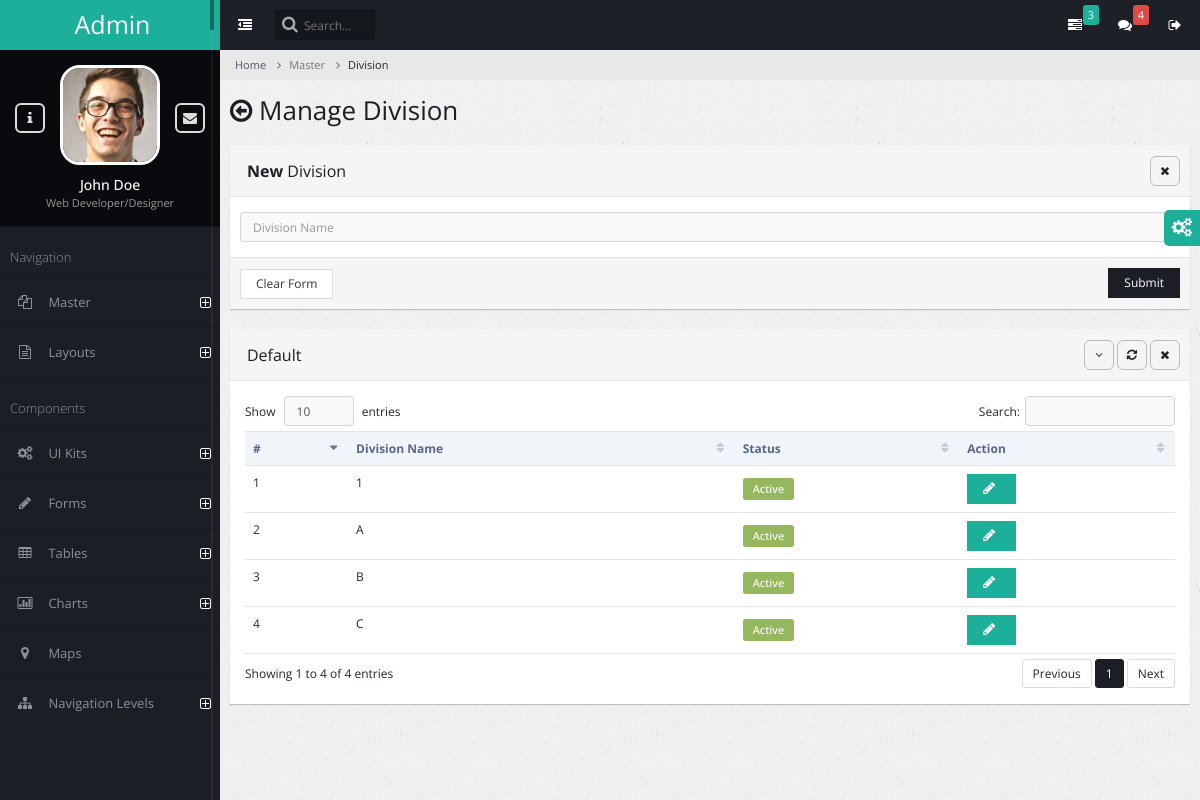
The app's page /division/, older data.
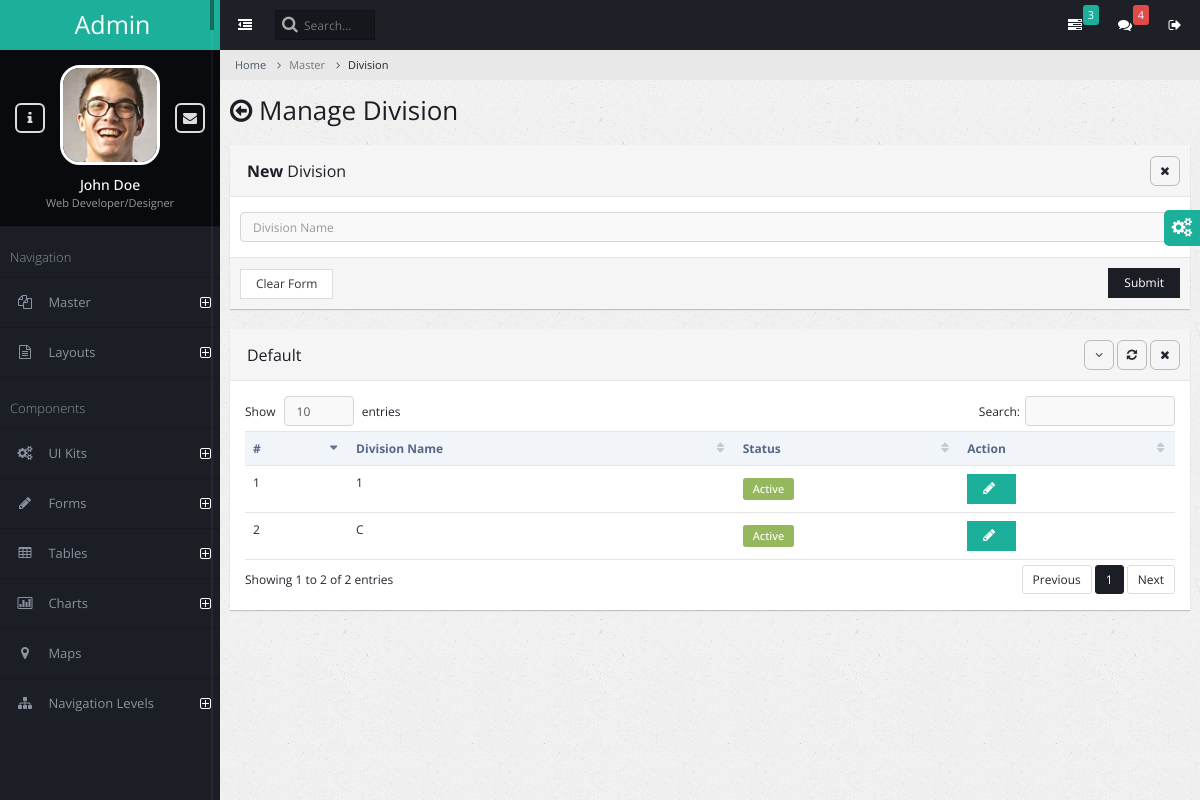
The same page, newer data.
### admin_master/models.py (models this page shows)
class AcademicDivision(models.Model):
    division_name = models.CharField(max_length=150)
    is_active = models.BooleanField(default=True)

### admin_master/views.py (the view, shortened to what this page needs)
# urls.py: path('division/', views.division_manage,name="division"),
def division_manage(request):
    success_message=None
    error_message = None
    academic_division = AcademicDivision.objects.all()
    context = {
        'errormessage': error_message,
        'successmessage': success_message,
        'academic_divisions': academic_division,
    }
    return render(request, 'division_manage.html', context)

### admin_master/templates/division_manage.html (shortened to what this page needs)
{% extends 'admin_base.html' %}
{% block content %}
<ul class="breadcrumb">
    <li><a href="#">Home</a></li>
    <li class="active">Master</li>
    <li class="active">Division</li>
</ul>
<div class="page-title">
    <h2><span class="fa fa-arrow-circle-o-left"></span> Manage Division</h2>
</div>
<div class="page-content-wrap">
    <div class="row">
        <div class="col-md-12">
            <form class="form-horizontal" method='post' enctype="multipart/form-data">
            <div class="panel panel-default">
                <div class="panel-heading">
                    <h3 class="panel-title"><strong>New </strong> Division</h3>
                    <ul class="panel-controls">
                        <li><a href="#" class="panel-remove"><span class="fa fa-times"></span></a></li>
                    </ul>
                </div>
                <div class="panel-body">
                    <div class="row">
                        <div class="col-md-12 px-5 ">
                            <div class="form-group">
                                <input type="text" name='division_name' required autofocus class="form-control" placeholder="Division Name"/>
                            </div>
                        </div>
                    </div>
                </div>
                <div class="panel-footer">
                    <input type="reset" value="Clear Form" class="btn btn-default">
                    <button class="btn btn-primary pull-right">Submit</button>
                </div>
            </div>
            </form>
            <div class="panel panel-default">
                <div class="panel-heading">
                    <h3 class="panel-title">Default</h3>
                    <ul class="panel-controls">
                        <li><a href="#" class="panel-collapse"><span class="fa fa-angle-down"></span></a></li>
                        <li><a href="#" class="panel-refresh"><span class="fa fa-refresh"></span></a></li>
                        <li><a href="#" class="panel-remove"><span class="fa fa-times"></span></a></li>
                    </ul>
                </div>
                <div class="panel-body">
                    <table class="table datatable">
                        <thead>
                            <tr>
                                <th>#</th>
                                <th>Division Name</th>
                                <th>Status</th>
                                <th>Action</th>
                            </tr>
                        </thead>
                        <tbody>
                            {% for academic_division in academic_divisions %}
                            <tr id="{{academic_division.id}}">
                                <td>{{ forloop.counter }}</td>
                                <td>{{ academic_division.division_name }}</td>
                                <td>
                                    {% if academic_division.is_active %}
                                    <span class="label label-success label-form">Active</span>
                                    {% else %}
                                    <span class="label label-danger ">Deactive</span>
                                    {% endif %}
                                </td>
                                <td>
                                    <button class="btn btn-info" onclick="edit_pop_division({{academic_division.id}})">
                                        <span id ="spinner{{academic_division.id}}" class="fa fa-pencil"></span>
                                    </button>
                                </td>
                            </tr>
                            {% endfor %}
                        </tbody>
                    </table>
                </div>
            </div>
        </div>
    </div>
</div>
{% endblock %}

Row changes from the older to the newer data that the page shows:
removed AcademicDivision: division_name "A", is_active "Active"
removed AcademicDivision: division_name "B", is_active "Active"
Text that changed along with them:
text written by a page script: "Show entries Search: Showing 1 to 4 of 4 entries Previous 1 Next" → "Show entries Search: Showing 1 to 2 of 2 entries Previous 1 Next"
